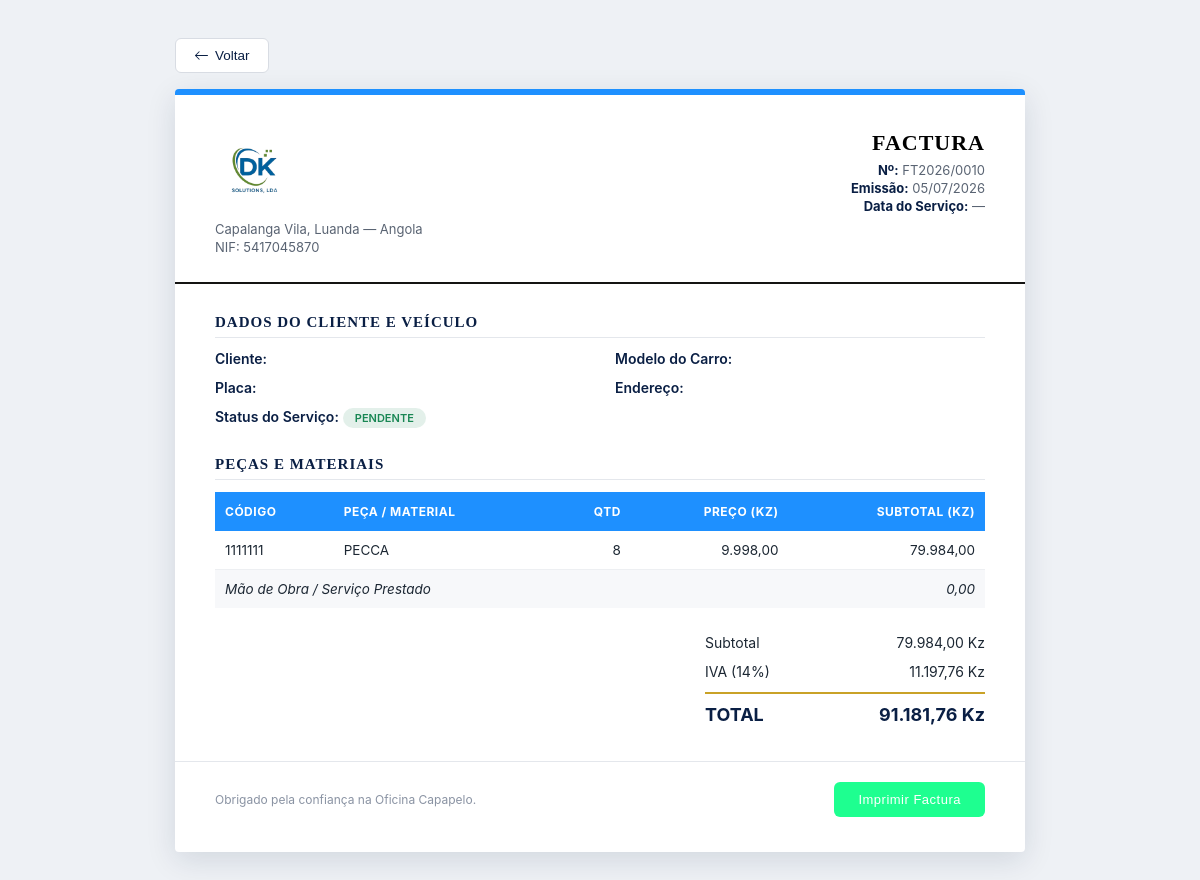
Page /Admistrador/factura.php?id=9 on the committed database.
### tables this page shows
CREATE TABLE `facturas` (
  `id` int(11) NOT NULL,
  `id_servico` int(11) DEFAULT NULL,
  `nome_cliente` varchar(255) DEFAULT NULL,
  `placa_carro` varchar(50) DEFAULT NULL,
  `modelo_carro` varchar(100) DEFAULT NULL,
  `endereco` varchar(255) DEFAULT NULL,
  `total` decimal(10,2) DEFAULT NULL,
  `data_factura` datetime DEFAULT current_timestamp(),
  `numero_factura` varchar(20) DEFAULT NULL
);

CREATE TABLE `servico_itens` (
  `id` int(11) NOT NULL,
  `id_servico` int(11) DEFAULT NULL,
  `codigo_da_peca` varchar(50) DEFAULT NULL,
  `peca_materia` varchar(100) DEFAULT NULL,
  `quantidade` int(11) DEFAULT NULL,
  `preco` decimal(10,2) DEFAULT NULL
);

### Admistrador/factura.php (the view, shortened to what this page needs)
<?php
include_once("./configuracao/conexao.php");
$id_servico = isset($_GET['id']) ? intval($_GET['id']) : 0;
$stmt = $conn->prepare("SELECT * FROM servicos WHERE id = ?");
$stmt->bind_param("i", $id_servico);
$stmt->execute();
$result_servico = $stmt->get_result();
$servico = $result_servico->fetch_assoc();
$stmt = $conn->prepare("SELECT * FROM servico_itens WHERE id_servico = ?");
$stmt->bind_param("i", $id_servico);
$stmt->execute();
$result_itens = $stmt->get_result();
$itens = [];
$subtotal_pecas = 0;
while ($row = $result_itens->fetch_assoc()) {
    $row['subtotal'] = $row['quantidade'] * $row['preco'];
    $subtotal_pecas += $row['subtotal'];
    $itens[] = $row;
}
$mao_de_obra = isset($servico['total']) ? (float)$servico['total'] : 0;
$subtotal_geral = $subtotal_pecas + $mao_de_obra;
$taxa_iva       = 0.14;
$valor_iva      = $subtotal_geral * $taxa_iva;
$total_final    = $subtotal_geral + $valor_iva;
$status_textos = [
    'andamento' => 'Em Andamento',
    'concluido' => 'Concluído',
];
$status_servico = $status_textos[$servico['status'] ?? ''] ?? 'Pendente';
$stmt = $conn->prepare("SELECT * FROM facturas WHERE id_servico = ?");
$stmt->bind_param("i", $id_servico);
$stmt->execute();
$factura_existente = $stmt->get_result()->fetch_assoc();
if ($factura_existente) {
    $numero_factura = $factura_existente['numero_factura'];
}
$data_emissao = date('d/m/Y');
$data_servico = isset($servico['data_registo']) ? date('d/m/Y', strtotime($servico['data_registo'])) : '—';
?>
<!DOCTYPE html>
<html lang="pt-AO">
<head>
</head>
<body>
<div class="barra-topo">
    <a href="servicos.php" class="btn-voltar">
        <svg xmlns="http://www.w3.org/2000/svg" width="15" height="15" fill="currentColor" viewBox="0 0 16 16">
            <path fill-rule="evenodd" d="M15 8a.5.5 0 0 0-.5-.5H2.707l3.147-3.146a.5.5 0 1 0-.708-.708l-4 4a.5.5 0 0 0 0 .708l4 4a.5.5 0 0 0 .708-.708L2.707 8.5H14.5A.5.5 0 0 0 15 8z"/>
        </svg>
        Voltar
    </a>
</div>
<div class="fatura">
    <div class="cabecalho">
        <div class="empresa">
            <h1><img src="../views/img/WhatsApp_Image_2026-02-27_at_12.49.27.1.png" width="80px"></h1>
            <p>Capalanga Vila, Luanda — Angola</p>
            <p>NIF: 5417045870</p>
        </div>
        <div class="fatura-meta">
            <div class="titulo">FACTURA</div>
            <p><b>Nº:</b> <?= htmlspecialchars($numero_factura) ?></p>
            <p><b>Emissão:</b> <?= $data_emissao ?></p>
            <p><b>Data do Serviço:</b> <?= $data_servico ?></p>
        </div>
    </div>
    <div class="corpo">
        <div class="secao-titulo">Dados do Cliente e Veículo</div>
        <div class="grid-info">
            <p><b>Cliente:</b> <?= htmlspecialchars($servico['nome_cliente']) ?></p>
            <p><b>Modelo do Carro:</b> <?= htmlspecialchars($servico['modelo_carro']) ?></p>
            <p><b>Placa:</b> <?= htmlspecialchars($servico['placa_carro']) ?></p>
            <p><b>Endereço:</b> <?= htmlspecialchars($servico['endereco']) ?></p>
            <p><b>Status do Serviço:</b> <span class="status-badge"><?= $status_servico ?></span></p>
        </div>
        <div class="secao-titulo">Peças e Materiais</div>
        <table>
            <tr>
                <th>Código</th>
                <th>Peça / Material</th>
                <th class="num">Qtd</th>
                <th class="num">Preço (Kz)</th>
                <th class="num">Subtotal (Kz)</th>
            </tr>
            <?php if (count($itens) > 0): ?>
                <?php foreach ($itens as $item): ?>
                <tr>
                    <td><?= htmlspecialchars($item['codigo_da_peca']) ?></td>
                    <td><?= htmlspecialchars($item['peca_materia']) ?></td>
                    <td class="num"><?= $item['quantidade'] ?></td>
                    <td class="num"><?= number_format($item['preco'], 2, ',', '.') ?></td>
                    <td class="num"><?= number_format($item['subtotal'], 2, ',', '.') ?></td>
                </tr>
                <?php endforeach; ?>
            <?php else: ?>
                <tr><td colspan="5" style="text-align:center; color:#8a93a3;">Nenhuma peça registada</td></tr>
            <?php endif; ?>
            <tr class="linha-obra">
                <td colspan="4">Mão de Obra / Serviço Prestado</td>
                <td class="num"><?= number_format($mao_de_obra, 2, ',', '.') ?></td>
            </tr>
        </table>
        <div class="totais">
            <div><span>Subtotal</span><span><?= number_format($subtotal_geral, 2, ',', '.') ?> Kz</span></div>
            <div><span>IVA (14%)</span><span><?= number_format($valor_iva, 2, ',', '.') ?> Kz</span></div>
            <div class="final"><span>TOTAL</span><span><?= number_format($total_final, 2, ',', '.') ?> Kz</span></div>
        </div>
    </div>
    <div class="rodape">
        <p>Obrigado pela confiança na Oficina Capapelo.</p>
        <button class="btn-imprimir" onclick="window.print()">Imprimir Factura</button>
    </div>
</div>
</body>
</html>

### Admistrador/factura.php (style rules this page uses)
* { box-sizing: border-box; }
body { font-family: 'Inter', sans-serif; background: #eef1f5; padding: 30px 15px; color: #1c2733; }
.fatura { background: #fff; max-width: 850px; margin: 0 auto; border-radius: 4px; box-shadow: 0 8px 30px rgba(10, 31, 68, 0.12); border-top: 6px solid #1e90ff; overflow: hidden; }
.barra-topo { max-width: 850px; margin: 0 auto 16px; display: flex; align-items: center; }
.btn-voltar { display: flex; align-items: center; gap: 6px; background: #fff; color: #0a1f44; border: 1px solid #d8dce3; padding: 9px 18px; border-radius: 6px; font-family: 'Jost', sans-serif; font-size: 13.5px; font-weight: 500; text-decoration: none; cursor: pointer; transition: background 0.2s, box-shadow 0.2s; }
.cabecalho { display: flex; justify-content: space-between; align-items: flex-start; padding: 35px 40px 25px; border-bottom: 2px solid #141412; }
.empresa h1 { font-family: 'Cormorant Garamond', serif; font-size: 28px; color: #0a1f44; margin: 0 0 4px; letter-spacing: 0.5px; }
.empresa p { margin: 2px 0; font-size: 13px; color: #5a6473; }
.fatura-meta { text-align: right; }
.fatura-meta .titulo { font-family: 'Cormorant Garamond', serif; font-size: 22px; color: #000000; font-weight: 700; letter-spacing: 1px; margin-bottom: 6px; }
.fatura-meta p { margin: 2px 0; font-size: 13px; color: #5a6473; }
.fatura-meta b { color: #0a1f44; }
.corpo { padding: 30px 40px; }
.secao-titulo { font-family: 'Cormorant Garamond', serif; font-size: 15px; font-weight: 700; color: #0a1f44; text-transform: uppercase; letter-spacing: 1px; margin: 0 0 12px; padding-bottom: 6px; border-bottom: 1px solid #e4e7ec; }
.grid-info { display: grid; grid-template-columns: 1fr 1fr; gap: 12px 30px; margin-bottom: 28px; }
.grid-info p { margin: 0; font-size: 14px; }
.grid-info b { color: #0a1f44; font-weight: 600; }
.status-badge { display: inline-block; padding: 3px 12px; border-radius: 20px; font-size: 11px; font-weight: 600; text-transform: uppercase; background: rgba(25, 135, 84, 0.12); color: #198754; }
table { width: 100%; border-collapse: collapse; margin-bottom: 20px; }
th { background: #1e90ff; color: #fff; font-size: 12px; text-transform: uppercase; letter-spacing: 0.5px; padding: 12px 10px; text-align: left; }
th.num, td.num { text-align: right; }
td { padding: 11px 10px; font-size: 13.5px; border-bottom: 1px solid #edeff2; }
tr:last-child td { border-bottom: none; }
.linha-obra td { background: #f7f8fa; font-style: italic; }
.totais { margin-left: auto; width: 280px; margin-top: 10px; }
.totais div { display: flex; justify-content: space-between; padding: 6px 0; font-size: 14px; }
.totais .final { border-top: 2px solid #c9a227; margin-top: 6px; padding-top: 10px; font-size: 18px; font-weight: 700; color: #0a1f44; }
.rodape { padding: 20px 40px 35px; border-top: 1px solid #e4e7ec; display: flex; justify-content: space-between; align-items: center; }
.rodape p { font-size: 12px; color: #8a93a3; margin: 0; }
.btn-imprimir { padding: 10px 24px; background: #1eff90; color: #fff; border: none; border-radius: 6px; font-size: 13px; cursor: pointer; letter-spacing: 0.5px; }

### rows in the picture
facturas: numero_factura "FT2026/0010"
servico_itens: codigo_da_peca "1111111", peca_materia "PECCA", quantidade "8", preco "9.998,00", subtotal "79.984,00"

### other values in the picture
$data_servico "—"
$status_servico "PENDENTE"
$mao_de_obra "0,00"
$subtotal_geral "79.984,00"
$valor_iva "11.197,76"
$total_final "91.181,76"
